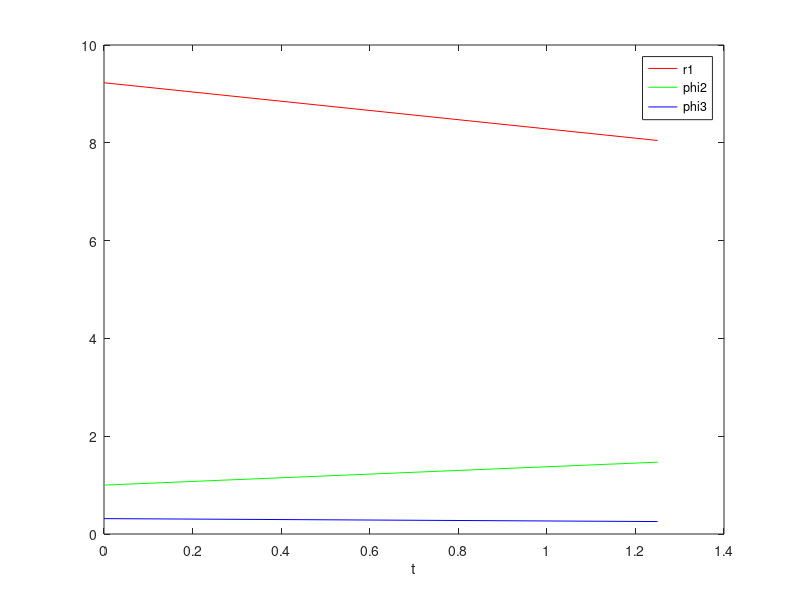
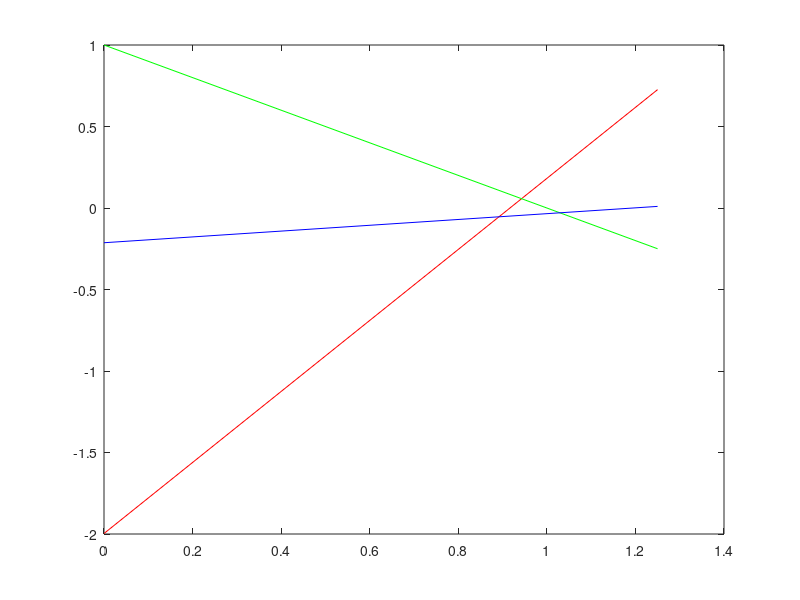
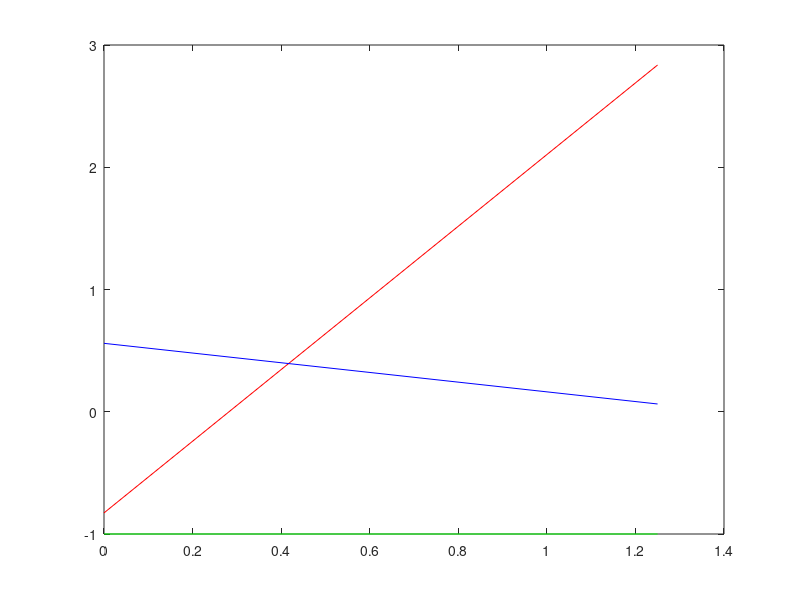

Reproduce these figures in MATLAB, in order.
clc
clear
close all
%datos de entrada
r2=3;
r3=8;
r4=5;
phi1=0.0;
phi4=pi/2;
q=[9;
   0.9;
   0.3];
%variables de actuación
phi2=0;
r10=1;
rp10=1;
rpp10=-1;
%grado de libertad
counter=0;
for t=0:1.25:1.25
    counter=counter+1;
    tol=100;
    iter=0;
    while tol>1e-8 && iter<100
        iter=iter+1;
        fq=[r2*cos(q(2))+r3*cos(q(3))-r4*cos(phi4)-q(1)*cos(phi1);
            r2*sin(q(2))+r3*sin(q(3))-r4*sin(phi4)-q(1)*sin(phi1);
            q(2)-r10-rp10*t-0.5*rpp10*t^2];

        J=[-cos(phi1), -r2*sin(q(2)), -r3*sin(q(3));
           -sin(phi1),  r2*cos(q(2)), r3*cos(q(3));
            0,          1,             0;];
        qi=-inv(J)*fq+q;
        q=qi;
        tol=norm(fq);
    end
    P(:,counter)=q;
    %calculo de la velocidad
    v=-inv(J)*[0; 0; -rp10-rpp10*t];
    V(:,counter)=v;
    %calculo de la aceleracion
    Jp=[0, -r2*cos(q(2))*v(2), -r3*cos(q(3))*v(3);
        0, -r2*sin(q(2))*v(2), -r3*sin(q(3))*v(3);
        0,  0,                 0;];
    phi_t_pp=[0; 0; -rpp10];
    a=-inv(J)*(Jp*v+phi_t_pp);
    A(:,counter)=a;
end
t=0:1.25:1.25;
%plot de la posicion
figure
plot(t,P(1,:),'r')
hold on
plot(t,P(2,:),'g')
plot(t,P(3,:),'b')
legend('r1','phi2','phi3')
xlabel('t')
%plot de la velocidad
figure
plot(t,V(1,:),'r')
hold on
plot(t,V(2,:),'g')
plot(t,V(3,:),'b')
%plot de la aceleracion
figure
plot(t,A(1,:),'r')
hold on
plot(t,A(2,:),'g')
plot(t,A(3,:),'b')

% figure
% for i=1:1:size(P,2)
%     O2=[0;0];
%     A=[r2*cos(P(2,i));  r2*sin(P(2,i))];


%     B=A-[r3*cos(P(3,i)); r3*sin(P(3,i))];
%     
%     clf
%     line([O2(1) A(1)],[O2(2) A(2)],'color','blue');
%     line([A(1) B(1)],[A(2) B(2)],'color','red');    
%     hold off
%     axis([-8 8 -8 8])
%     %axis equal
%     pause(0.1)
% end